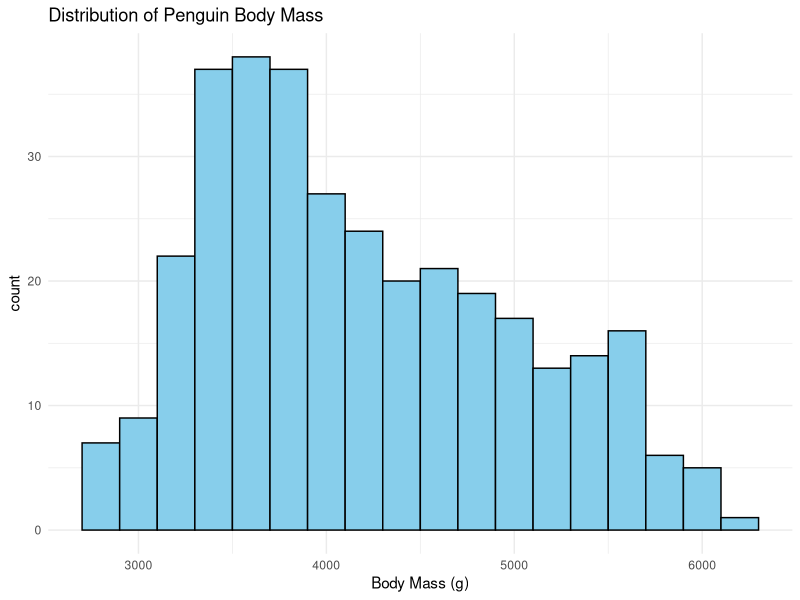
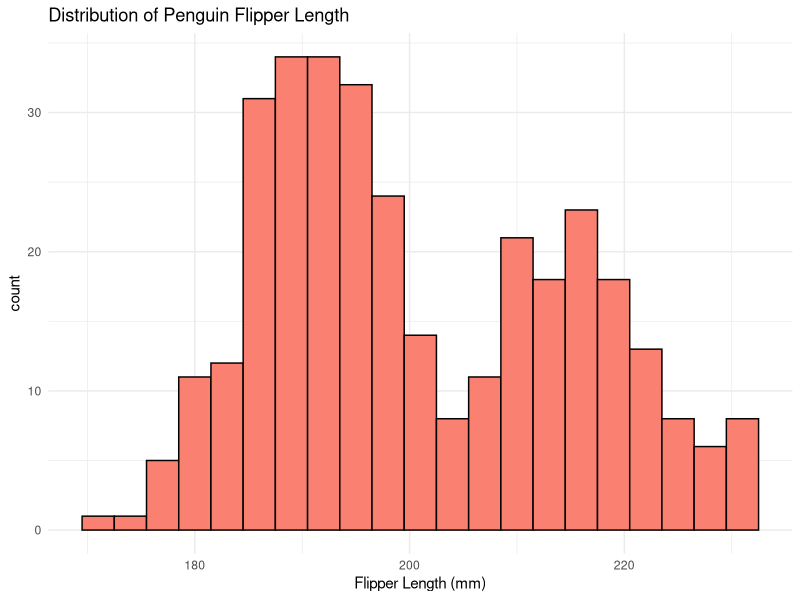
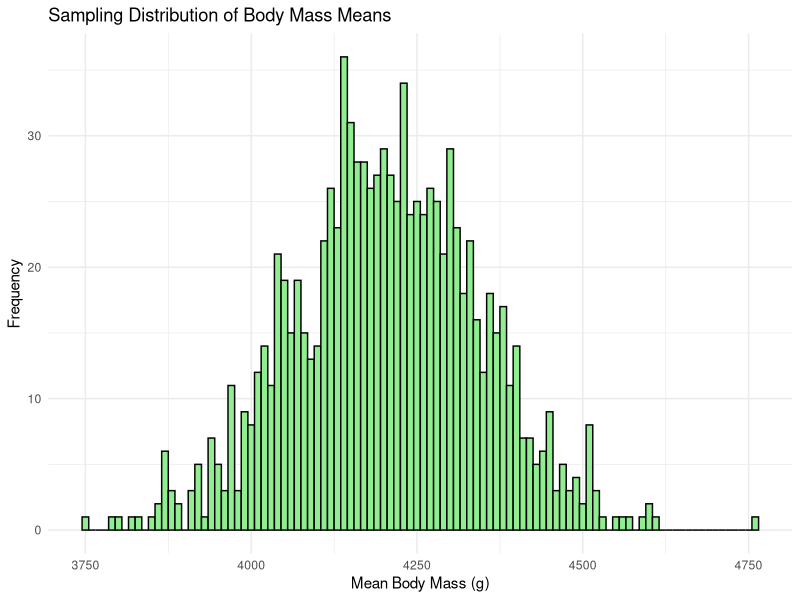
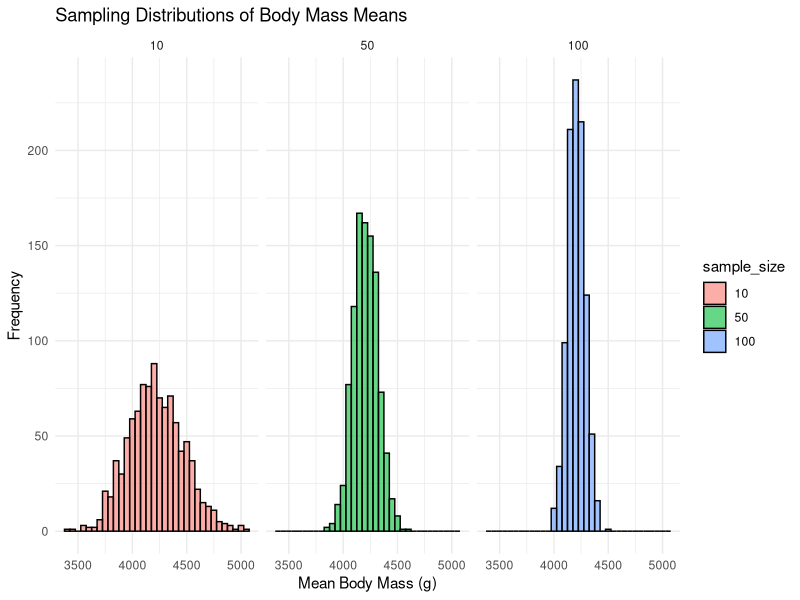
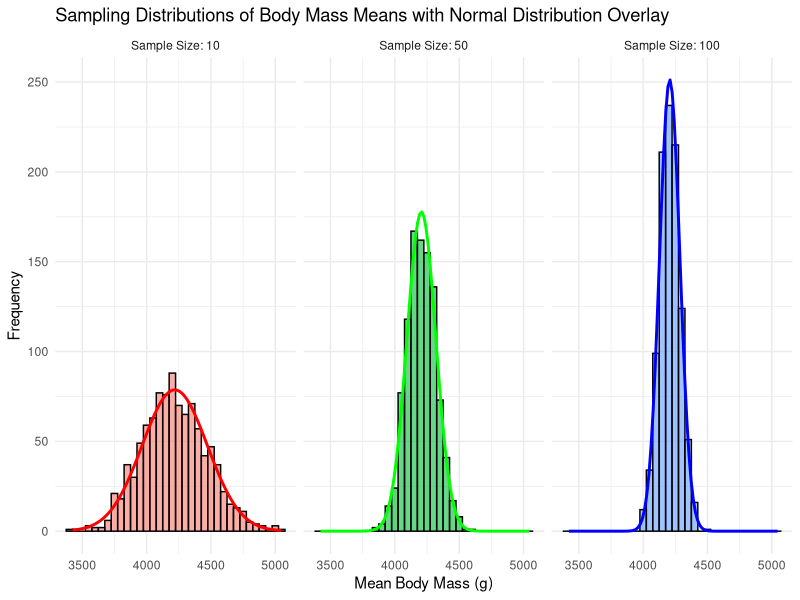
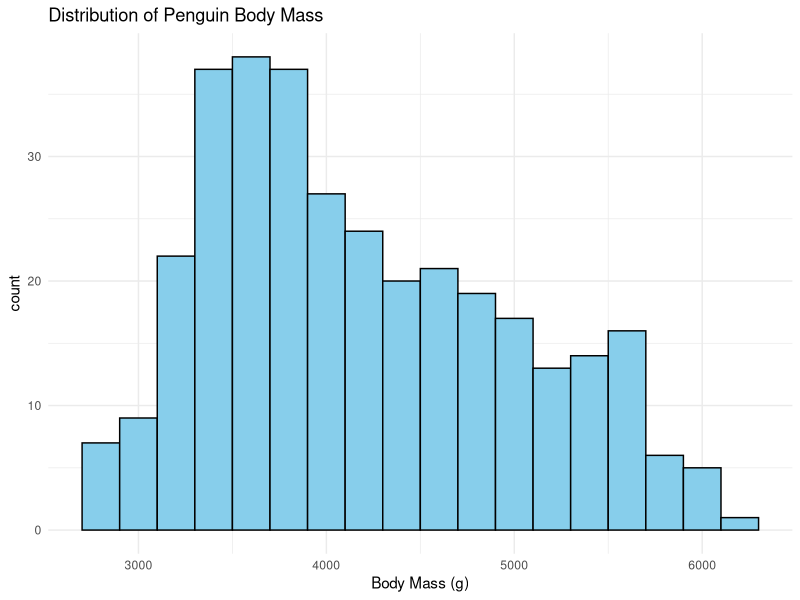
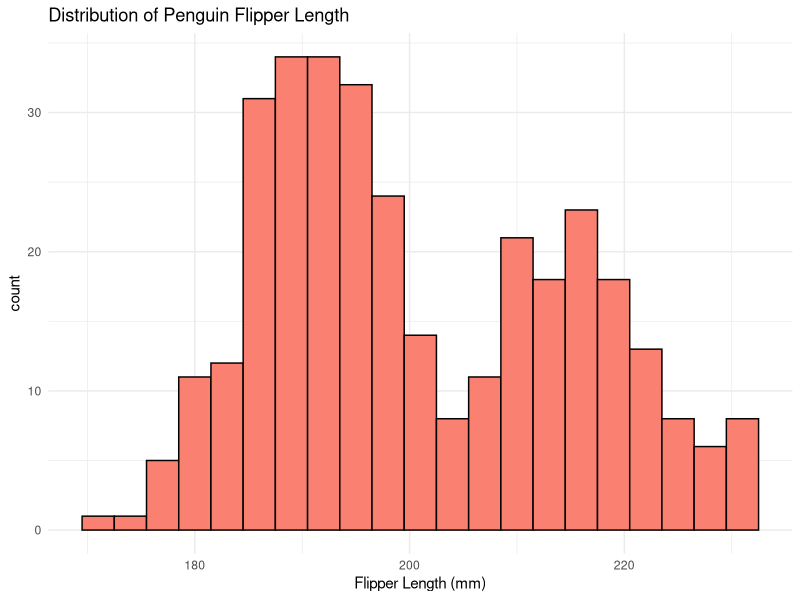
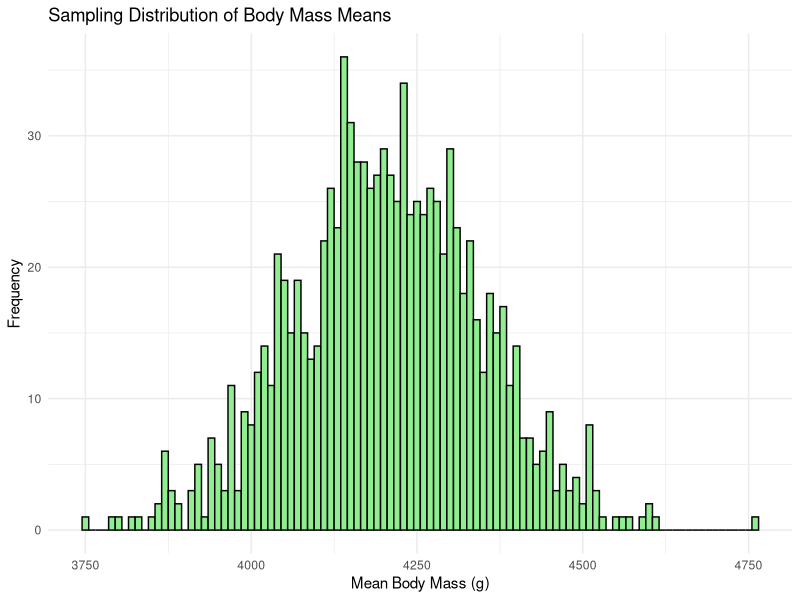

The R script that drew these images, in order:
# Purpose of the script
# Your name, date and email

# Your working directory, set to the folder you just downloaded from Github, e.g.:
setwd("~/Downloads/CC-intro-to-CLT")

# Install the package (if not already installed)
# install.packages("palmerpenguins")

# Load the package and other necessary libraries
library(palmerpenguins)
library(tidyverse)
library(dplyr)
library(ggplot2)

# Load the penguins dataset
data("penguins")

# View the first few rows of the data to get familiar with its structure
head(penguins)

# Remove rows with missing values for simplicity
penguins_clean <- na.omit(penguins)

# Plot the distributions of body mass and flipper length
(body_mass <- ggplot(penguins_clean, aes(x = body_mass_g)) +
    geom_histogram(binwidth = 200, color = "black", fill = "skyblue") +
    labs(title = "Distribution of Penguin Body Mass", x = "Body Mass (g)") +
    theme_minimal()
)

ggsave("figures/body_mass.png", plot = body_mass, width = 10, height = 5)


(flipper_len <- ggplot(penguins_clean, aes(x = flipper_length_mm)) +
  geom_histogram(binwidth = 3, color = "black", fill = "salmon") +
  labs(title = "Distribution of Penguin Flipper Length", x = "Flipper Length (mm)") +
  theme_minimal()
)

ggsave("figures/flipper_len.png", plot = flipper_len, width = 10, height = 5)

# Set parameters for simulation
set.seed(123)  # For reproducibility
n_samples <- 1000  # Number of samples to draw
sample_size <- 30  # Number of observations in each sample

# Draw samples and calculate sample means
sample_means <- replicate(n_samples, {
  sample_mean <- mean(sample(penguins_clean$body_mass_g, sample_size, replace = TRUE))
  return(sample_mean)
})

# Plot the distribution of sample means
(samplemean_plot <- ggplot(data.frame(sample_means = sample_means), aes(x = sample_means)) +
  geom_histogram(binwidth = 10, color = "black", fill = "lightgreen") +
  labs(title = "Sampling Distribution of Body Mass Means", x = "Mean Body Mass (g)", y = "Frequency") +
  theme_minimal()
)

ggsave("figures/samplemean_plot.png", plot = samplemean_plot, width = 10, height = 5)


# Function to calculate sample means for different sample sizes
calculate_sample_means <- function(size, n_samples = 1000) {
  replicate(n_samples, mean(sample(penguins_clean$body_mass_g, size, replace = TRUE)))
}

# Calculate sample means for different sample sizes
sample_means_10 <- calculate_sample_means(10)
sample_means_50 <- calculate_sample_means(50)
sample_means_100 <- calculate_sample_means(100)

# Combine data and plot distributions
sample_means_df <- data.frame(
  sample_mean = c(sample_means_10, sample_means_50, sample_means_100),
  sample_size = factor(rep(c(10, 50, 100), each = n_samples))
)

(sampledist_plot <- ggplot(sample_means_df, aes(x = sample_mean, fill = sample_size)) +
  geom_histogram(binwidth = 50, color = "black", alpha = 0.6, position = "identity") +
  facet_wrap(~ sample_size) +
  labs(title = "Sampling Distributions of Body Mass Means", x = "Mean Body Mass (g)", y = "Frequency")+
  theme_minimal()
)

ggsave("figures/sampledist_plot.png", plot = sampledist_plot, width = 10, height = 5)


# Calculate summary statistics for each sample size
summary_stats <- sample_means_df %>%
  group_by(sample_size) %>%
  summarize(
    mean = mean(sample_mean),
    sd = sd(sample_mean)
  )

# Add normal distribution curves to the plot
normal_curves <- summary_stats %>%
  rowwise() %>%
  mutate(
    x = list(seq(
      min(sample_means_df$sample_mean), 
      max(sample_means_df$sample_mean), 
      length.out = 100
    )),
    y = list(dnorm(x, mean, sd))
  ) %>%
  unnest(cols = c(x, y))

# Plot the sampling distributions with normal overlays
(curves_plot <- ggplot(sample_means_df, aes(x = sample_mean, fill = sample_size)) +
  geom_histogram(binwidth = 50, color = "black", alpha = 0.6) +
  facet_wrap(~ sample_size, labeller = as_labeller(c("10" = "Sample Size: 10", 
                                                     "50" = "Sample Size: 50", 
                                                     "100" = "Sample Size: 100"))) +
  labs(
    title = "Sampling Distributions of Body Mass Means with Normal Distribution Overlay",
    x = "Mean Body Mass (g)", 
    y = "Frequency"
  ) +
  theme_minimal() +
  geom_line(
    data = normal_curves,
    aes(x = x, y = y * n_samples * 50, color = as.factor(sample_size)), # Scale y to match the histogram
    inherit.aes = FALSE,
    size = 1
  ) +
  scale_color_manual(values = c("red", "green", "blue")) +
  theme(legend.position = "none")
)

ggsave("figures/curves_plot.png", plot = curves_plot, width = 10, height = 5)
